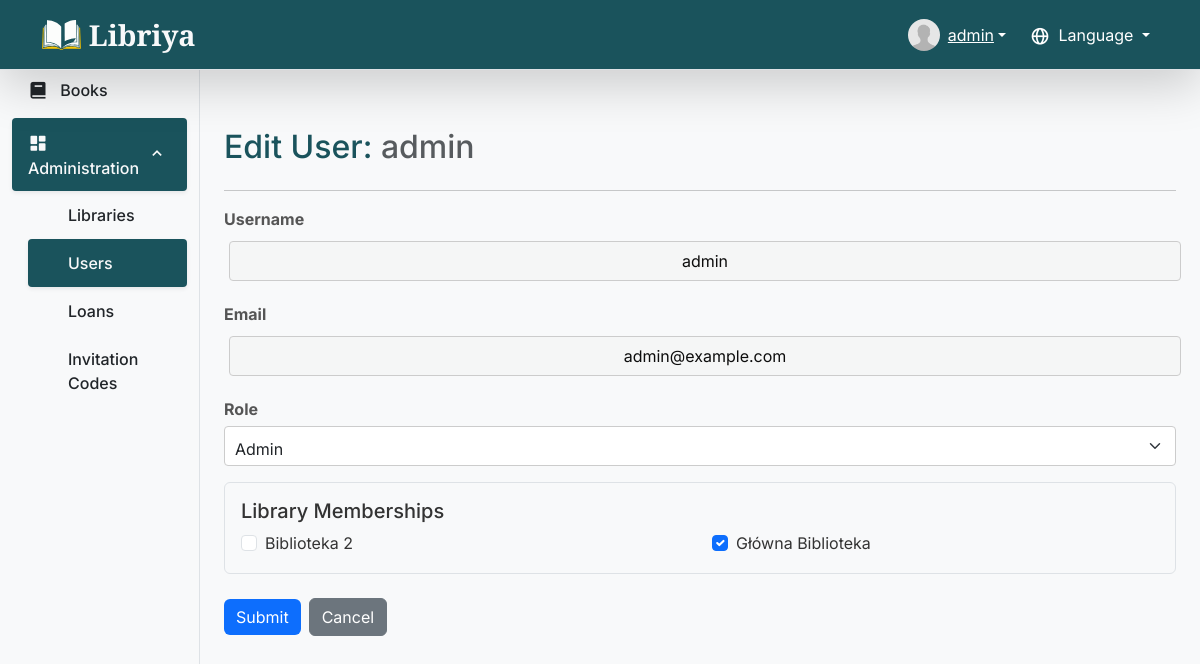
The app's page /users/edit/1 (signed in) with its own data.
### app/models.py (models this page shows, shortened)
class User(UserMixin, db.Model):
    id = db.Column(db.Integer, primary_key=True)
    username = db.Column(db.String(50), unique=True,
                         nullable=False, index=True)
    email = db.Column(db.String(120), unique=True, nullable=False, index=True)
    password_hash = db.Column(db.String(128), nullable=False)
    image_file = db.Column(db.String(20), nullable=False,
                           default='default.jpg')
    first_name = db.Column(db.String(50), nullable=True)
    last_name = db.Column(db.String(50), nullable=True)
    loans = db.relationship('Loan', back_populates='user', lazy=True)
    role = db.Column(db.String(20), nullable=False, default='user')  # 'user', 'manager', 'admin'
    libraries = db.relationship('Library', secondary='user_libraries', lazy='subquery',
                                back_populates='users')
    favorites = db.relationship('Book', secondary=favorites, lazy='subquery',
                                backref=db.backref('favorited_by', lazy=True))
    received_notifications = db.relationship(
        'Notification', foreign_keys='Notification.recipient_id', back_populates='recipient', lazy=True, cascade='all, delete-orphan')
    sent_notifications = db.relationship(
        'Notification', foreign_keys='Notification.sender_id', back_populates='sender', lazy=True)
    comments = db.relationship('Comment', back_populates='user', lazy=True, cascade='all, delete-orphan')

class Library(db.Model):
    id = db.Column(db.Integer, primary_key=True)
    name = db.Column(db.String(100), unique=True, nullable=False, index=True)
    books = db.relationship('Book', back_populates='library', lazy=True)
    users = db.relationship('User', secondary=user_libraries, lazy='subquery',
                            back_populates='libraries')

### app/routes/users.py (the view, shortened to what this page needs)
@bp.route("/users/edit/<int:user_id>", methods=["GET", "POST"])
@login_required
@role_required('admin', 'manager')
def user_edit(user_id):
    user_to_edit = User.query.get_or_404(user_id)
    form = UserEditForm(obj=user_to_edit)
    if current_user.role == 'admin':
        manageable_libraries = Library.query.order_by('name').all()
    else:  # manager
        manageable_libraries = current_user.libraries
    if current_user.role == 'manager':
        form.role.choices = [
            ('user', 'User'),
            ('manager', 'Manager')
        ]
    return render_template(
        "user_edit.html",
        form=form,
        user=user_to_edit,
        all_libraries=manageable_libraries,
        parent_page="admin",
        active_page="users",
        title=_("Edit User: %(username)s", username=user_to_edit.username)
    )

### app/forms.py
class UserEditForm(FlaskForm):
    username = StringField(_('Username'), render_kw={'readonly': True})
    email = StringField(_('Email'), validators=[DataRequired(), Email()])
    role = SelectField(_('Role'), choices=[
        ('user', 'User'),
        ('manager', 'Manager'),
        ('admin', 'Admin')
    ], validators=[DataRequired()])
    submit = SubmitField(_('Submit'), render_kw={
                         "class": "btn btn-primary"})

### app/__init__.py (called while the page is built)
@login_manager.user_loader
def load_user(user_id):
    from app.models import User
    return User.query.get(int(user_id))

### app/templates/user_edit.html (shortened to what this page needs)
{% extends "layout.html" %}
{% block content %}
<div class="container">
    <h2>{{ _('Edit User:') }} <span class="text-muted">{{ user.username }}</span></h2>
    <hr>
    <form method="POST" action="">
        <div class="form-group mb-3">
            {{ form.username.label(class="form-label") }}
            {{ form.username(class="form-control", readonly=true) }}
        </div>
        <div class="form-group mb-3">
            {{ form.email.label(class="form-label") }}
            {{ form.email(class="form-control") }}
        </div>
        <div class="form-group mb-3">
            {{ form.role.label(class="form-label") }}
            {{ form.role(class="form-select") }}
        </div>
        <div class="mb-3 p-3 border rounded">
            <h5>{% trans %}Library Memberships{% endtrans %}</h5>
            <div class="row">
            {% for library in all_libraries %}
                <div class="col-md-6">
                    <div class="form-check">
                        <input class="form-check-input" type="checkbox" name="libraries" value="{{ library.id }}" id="lib-{{ library.id }}"
                               {% if library in user.libraries %}checked{% endif %}>
                        <label class="form-check-label" for="lib-{{ library.id }}">
                            {{ library.name }}
                        </label>
                    </div>
                </div>
            {% else %}
                <p class="text-muted">{% trans %}No libraries available to assign.{% endtrans %}</p>
            {% endfor %}
            </div>
        </div>
        <div class="mt-4 d-flex align-items-center gap-2">
            {{ form.submit(class="btn btn-primary") }}
            <a href="{{ url_for('users.users') }}" class="btn btn-secondary">
                {{ _('Cancel') }}
            </a>
        </div>
    </form>
</div>
{% endblock %}

### app/templates/layout.html (shortened to what this page needs)
<!DOCTYPE html>
<html lang="en">
<head>
    <link href="https://cdn.jsdelivr.net/npm/bootstrap@5.3.3/dist/css/bootstrap.min.css" rel="stylesheet">
    <link href="https://unpkg.com/boxicons@2.1.4/css/boxicons.min.css" rel="stylesheet">
    <link rel="stylesheet" href="{{ url_for('static', filename='/css/style.css') }}">
    <link rel="stylesheet" href="https://cdn.jsdelivr.net/gh/lipis/flag-icons@7.0.0/css/flag-icons.min.css" />
</head>
<body class="{% if login_page %}login-background{% endif %}">
    <nav class="navbar navbar-expand-lg navbar-dark bg-custom-dark border-bottom shadow-lg fixed-top">
        <div class="container">
            <a class="navbar-brand title-text d-flex align-items-center" href="/">
                <img src="{{ url_for('static', filename='/images/logo.svg') }}" alt="Libriya" class="me-2"> Libriya
            </a>
            <div class="collapse navbar-collapse" id="navbarSupportedContent">
                <ul class="navbar-nav ms-auto mb-2 mb-lg-0 d-flex align-items-center">
                    {% if current_user.is_authenticated %}
                    <li class="nav-item dropdown">
                        <a class="user-display dropdown-toggle d-flex align-items-center text-white" href="#"
                            role="button" id="userDropdown" data-bs-toggle="dropdown" aria-expanded="false">
                            <span class="position-relative d-inline-block me-2">
                                <img class="rounded-circle"
                                    src="{{ url_for('static', filename='uploads/' + current_user.image_file) }}"
                                    style="width: 32px; height: 32px; object-fit: cover;">
                            </span>
                            {{ current_user.username }}
                        </a>
                    </li>
                    {% else %}
                    <li class="nav-item">
                        <a class="nav-link text-white" href="{{ url_for('auth.login') }}">{{ _('Log In') }}</a>
                    </li>
                    {% endif %}
                    <li class="nav-item dropdown ms-3">
                        <a class="nav-link dropdown-toggle text-white" href="#" id="languageDropdown" role="button"
                            data-bs-toggle="dropdown" aria-expanded="false">
                            <i class='bx bx-globe'></i> {{ _('Language') }}
                        </a>
                    </li>
                </ul>
            </div>
        </div>
    </nav>
    <div class="container-fluid">
        <div class="row">
            {% if not login_page %}
            <nav id="sidebarMenu" class="col-md-2 d-none d-lg-block bg-light sidebar border-end pt-5">
                <div class="position-sticky pt-3">
                    <ul class="nav nav-pills flex-column">
                        <li class="nav-item mb-1">
                            <a class="nav-link {% if active_page == 'books' %}active {% else %}text-dark {% endif %}"
                                href="{{ url_for('main.home') }}">
                                <i class='bx bxs-book align-middle me-2'></i>
                                <span class="align-middle">{{ _('Books') }}</span>
                            </a>
                        </li>
                        {% if current_user and current_user.role in ['admin', 'manager'] %}
                        <li class="nav-item mb-1">
                            <a class="nav-link d-flex justify-content-between align-items-center {% if parent_page != 'admin' %}collapsed{% endif %} {% if parent_page == 'admin' %}active{% else %}text-dark{% endif %}"
                                data-bs-toggle="collapse" href="#adminMenu" role="button"
                                aria-expanded="{% if parent_page == 'admin' %}true{% else %}false{% endif %}"
                                aria-controls="adminMenu">
                                <span>
                                    <i class='bx bxs-dashboard align-middle me-2'></i>
                                    <span class="align-middle">{{ _('Administration') }}</span>
                                </span>
                                <i class='bx bx-chevron-down'></i>
                            </a>
                            <div class="collapse {% if parent_page == 'admin' %}show{% endif %}" id="adminMenu">
                                <ul class="nav flex-column ms-3">
                                    {% if current_user.role == 'admin' %}
                                    <li class="nav-item">
                                        <a class="nav-link {% if active_page == 'libraries' %}active{% else %}text-dark{% endif %}"
                                            href="{{ url_for('libraries.libraries') }}">{{ _('Libraries') }}</a>
                                    </li>
                                    {% endif %}
                                    <li class="nav-item">
                                        <a class="nav-link {% if active_page == 'users' %}active{% else %}text-dark{% endif %}"
                                            href="{{ url_for('users.users') }}">{{ _('Users') }}</a>
                                    </li>
                                    <li class="nav-item">
                                        <a class="nav-link {% if active_page == 'loans' %}active{% else %}text-dark{% endif %}"
                                            href="{{ url_for('loans.loans') }}">{{ _('Loans') }}</a>
                                    </li>
                                    <li class="nav-item">
                                        <a class="nav-link {% if active_page == 'invitations' %}active{% else %}text-dark{% endif %}"
                                            href="{{ url_for('invitations.invitation_codes_list') }}">{{ _('Invitation Codes') }}</a>
                                    </li>
                                </ul>
                            </div>
                        </li>
                        {% endif %}
                    </ul>
                </div>
            </nav>
            {% endif %}
            <main
                class="{% if login_page %}col-12{% else %}col-md-10 ms-sm-auto{% endif %} main-content {% if login_page %}login-full-height{% else %}pt-5{% endif %}">
                {% block content %}{% endblock %}
            </main>
        </div>
    </div>
</body>
</html>

### app/static/css/style.css (style rules this page uses)
:root { --primary-color: #1a535c; --accent-color: #4ecdc4; --text-dark: #333; --text-light: #f8f9fa; --gray-bg: #f8f9fa; --box-shadow-light: 0 .125rem .25rem rgba(0, 0, 0, .075); --box-shadow-medium: 0 .5rem 1rem rgba(0, 0, 0, .15); }
body { font-family: 'Inter', sans-serif; color: var(--text-dark); background-color: var(--gray-bg); padding-top: 56px; }
h2 { margin-bottom: 1.5rem; margin-top: 1.5rem; color: var(--primary-color); }
.bg-custom-dark { background-color: var(--primary-color) !important; }
.navbar-brand.title-text { font-family: 'Cormorant Garamond', serif; font-size: 1.8rem; font-weight: 700; color: var(--text-light) !important; }
.navbar-brand.title-text img { height: 30px; width: auto; }
.user-display { color: var(--text-light); }
.sidebar { height: 100vh; position: fixed; top: 0; left: 0; padding-top: 56px; background-color: var(--gray-bg); z-index: 1000; }
.sidebar .nav-link { font-weight: 500; color: var(--text-dark); transition: background-color 0.2s, color 0.2s; border-radius: .25rem; padding: .75rem 1rem; }
.sidebar .nav-link.active { color: var(--text-light); background-color: var(--primary-color); box-shadow: var(--box-shadow-light); }
.sidebar .nav-link.active .bx { color: var(--text-light); }
.sidebar .nav-link .bx { font-size: 1.25rem; }
.sidebar .collapse .nav-link { padding-left: 2.5rem; }
.sidebar .bx-chevron-down { transition: transform 0.3s ease; }
.sidebar .nav-link:not(.collapsed) .bx-chevron-down { transform: rotate(180deg); }
.main-content { padding-top: 1.5rem; padding-bottom: 3rem; }
.btn { vertical-align: middle; display: inline-flex; align-items: center; justify-content: center; gap: 0.5rem; padding: var(--bs-btn-padding-y, .375rem) var(--bs-btn-padding-x, .75rem); height: auto; box-sizing: border-box; font-size: var(--bs-btn-font-size); line-height: var(--bs-btn-line-height); }
input[type="submit"].btn, input[type="button"].btn, input[type="reset"].btn { -webkit-appearance: none; -moz-appearance: none; appearance: none; background-image: none; font-family: inherit; font-size: inherit; line-height: inherit; border: var(--bs-btn-border-width) var(--bs-btn-border-style) var(--bs-btn-border-color); outline: none; padding: var(--bs-btn-padding-y, .375rem) var(--bs-btn-padding-x, .75rem); height: auto; margin: 0; }
@media (min-width: 992px) { .sidebar { display: block; } }
.form-group { margin-bottom: 1.5rem; }
.form-group>label { display: block; margin-bottom: 5px; font-weight: bold; color: #555; }
.form-group input[type="text"], .form-group input[type="number"], .form-group select { width: 100%; padding: 10px; border: 1px solid #ccc; border-radius: 4px; box-sizing: border-box; }
input[type=text], input[type=password] { background-color: #f6f6f6; border: none; color: #0d0d0d; padding: 15px 32px; text-align: center; text-decoration: none; display: inline-block; font-size: 16px; margin: 5px; width: 85%; border: 2px solid #f6f6f6; -webkit-transition: all 0.5s ease-in-out; -moz-transition: all 0.5s ease-in-out; -ms-transition: all 0.5s ease-in-out; -o-transition: all 0.5s ease-in-out; transition: all 0.5s ease-in-out; -webkit-border-radius: 5px 5px 5px 5px; border-radius: 5px 5px 5px 5px; }
input[type=text]:placeholder, input[type=password]:placeholder { color: #cccccc; }
input[type=text], input[type=password] { background-color: rgba(246, 246, 246, 0.8); }
.form-select { padding-top: 0.7rem; padding-bottom: 0.7rem; height: 40px; }
.form-control { height: 40px; }
.bx { display: inline-block; font-size: 1.25rem; vertical-align: middle; margin-right: 0.25rem; }
button .bx, a .bx { font-size: 1rem; }
.navbar-nav .bx { font-size: 1.25rem; }
i.bx { font-weight: 400; font-style: normal; }

### records on screen
User: image_file (placeholder picture), username "admin", email "admin@example.com", role "Admin"
Library: name "Biblioteka 2"
Library: name "Główna Biblioteka"

### other values on screen
{{ trans }} "Library Memberships"
